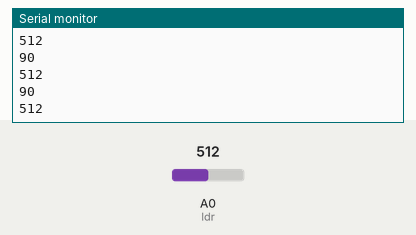
This sketch was run on a simulated ESP8266 (NodeMCU). Shown: the last lines printed to the serial monitor. The inputs (shaded band) are chosen by the test bench; at power-on: A0 (ldr) = 512.

Above: at 1.2 s.
1.3 s: A0 (ldr) set to 716
At 2.1 s:
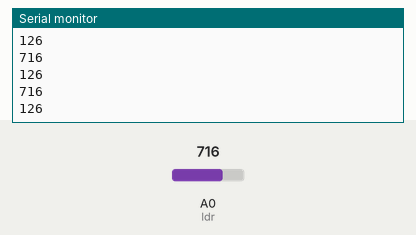
2.8 s: A0 (ldr) set to 900
At 3.5 s:
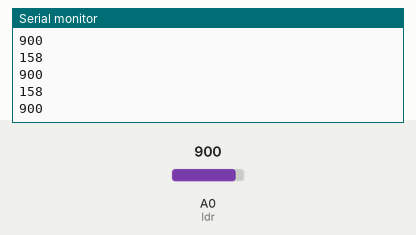
Timing chart, 0 to 5.8 s (numbered marks = the images above; inputs shaded):
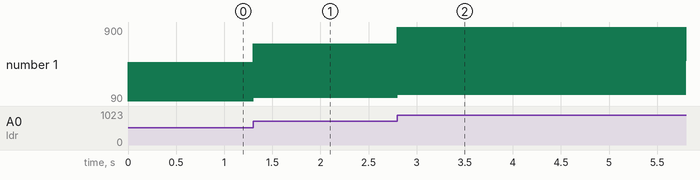

The sketch:

Servo_LDR.ino
```cpp
/***************************************************
        IR Sensor - LED digitalRead Example
                  #TEAM Pi BOTS
               FOLLOW AND SUPPORT
                    @pi_bots

         CONTACT FOR TECHNICAL ASSISTANCE
                   Instagram
           -------------------------
            >>  @at_mega_328p
            >>  @tech.xplorer
            >>  @__the_limitless__
 ****************************************************/

#include <Servo.h>  // Include Servo Library

int servo = D2;      // Digital Pin 1 of nodemcu
int ldr = A0;       // Analog Pin 0 of nodemcu

int ldrval;         // Variable to store LDR value
int mapval;         // Variable to store Mapped value to degree

Servo servo1;

void setup() {
  Serial.begin(9600);   // Enable Serial Monitor
  pinMode(ldr,INPUT);   // Enable the LDR pin As input
  servo1.write(90);     // Set initial Position of servo

}

void loop() {
  ldrval = analogRead(ldr);                   // Read LDR Value
  Serial.println(ldrval);                     // Print Light Intensity On Serial Monitor
  mapval = map(ldrval, 0, 1023, 0, 180);      // Reducing LDR input value to 0-180.
  servo1.write(mapval);                       // Write the Reduced value to Servo Signal Pin
  //delay(250);
  Serial.println(mapval);
}
```

Measured:
- after the input at 1.3 s, the serial monitor: prints a new line at once (image 1)
- after the input at 2.8 s, the serial monitor: prints a new line at once (image 2)
- plotted number 1: 90 → 126 after the input at 1.3 s, 126 → 900 after the input at 2.8 s
